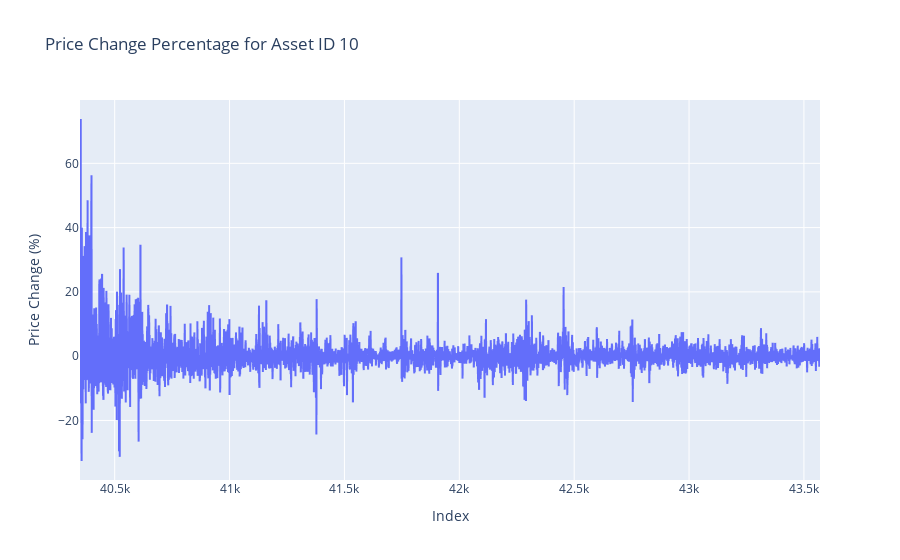

The cell this chart's notebook holds for it:
### Code cell
plot_price_change_by_asset(df= train_df, asset_id= token)

### Figure 1 — Plotly figure (JSON) as saved in the notebook; plotly's stock layout.template omitted (floating-point values rounded to 4 significant figures; data arrays with more than 128 entries replaced by an {"elided": "..."} marker saying what was removed)
{"data": [{"hovertemplate": "Index=%{x}<br>Price Change (%)=%{y}<extra></extra>", "legendgroup": "", "line": {"color": "#636efa", "dash": "solid"}, "marker": {"symbol": "circle"}, "mode": "lines", "name": "", "showlegend": false, "type": "scattergl", "x": {"elided": "3222 int values"}, "xaxis": "x", "y": {"elided": "3222 float values"}, "yaxis": "y"}], "layout": {"legend": {"tracegroupgap": 0}, "title": {"text": "Price Change Percentage for Asset ID 10"}, "xaxis": {"anchor": "y", "domain": [0, 1], "title": {"text": "Index"}}, "yaxis": {"anchor": "x", "domain": [0, 1], "title": {"text": "Price Change (%)"}}}}
